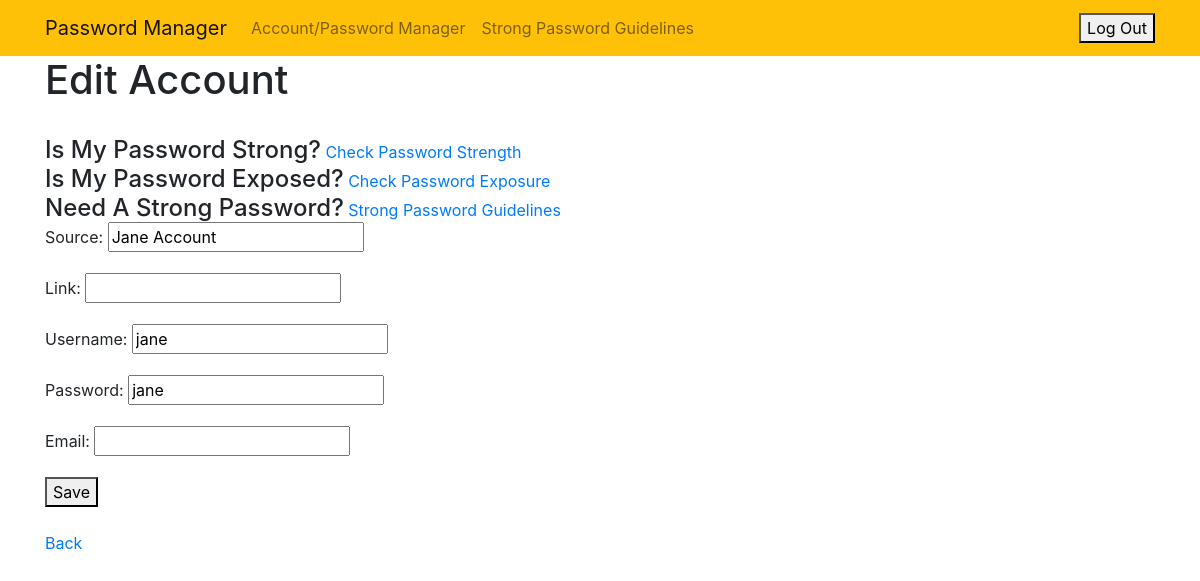
Page /editAccount/13/ (signed in) on the earlier database version.
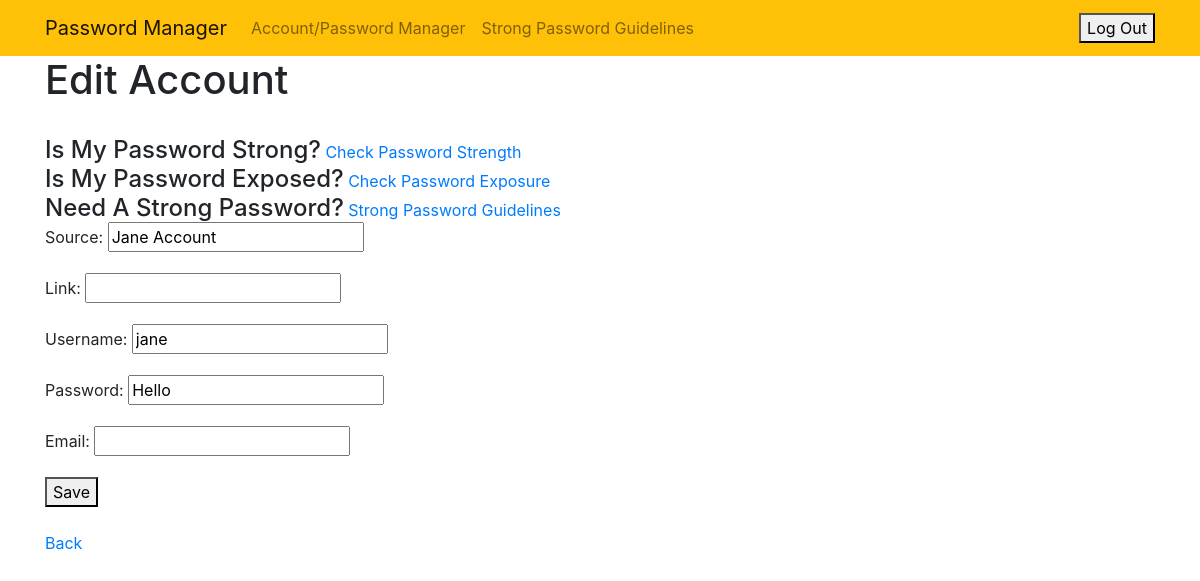
Same page on the later database version.
### manager/models.py (models this page shows, shortened)
class Account(models.Model):
    source = models.CharField(max_length=200)
    link = models.URLField(blank=True)
    username = models.CharField(max_length=100, blank=True)
    password = models.CharField(max_length=100, blank=True)
    email = models.EmailField(blank=True)
    user = models.ForeignKey(User, on_delete=models.CASCADE)

### manager/views.py (the view)
# urls.py: path('editAccount/<int:account_pk>/', views.editAccount, name='editAccount'),
def editAccount(request, account_pk):
    account = get_object_or_404(Account, pk=account_pk, user=request.user)
    if request.method == "GET":
        form = AccountForm(instance=account)
        return render(request, 'manager/editAccount.html', {'account': account, 'form': form})
    else:
        form = AccountForm(request.POST, instance=account)
        form.save()
        return redirect('manager')

### manager/forms.py
class AccountForm(ModelForm):
    class Meta:
        model = Account
        fields = ['source', 'link', 'username', 'password', 'email']

### manager/templates/manager/editAccount.html (shortened to what this page needs)
<!DOCTYPE html>
<html lang="en">
<head>
</head>
{% extends 'manager/base.html' %}
{% block content %}
<body>
    <h1>Edit Account</h1>
    <br>
    <h4 style="display: inline;">Is My Password Strong?</h4>
    <a href="{% url 'passwordStrength' account.id %}">Check Password Strength</a>
    <br>
    <h4 style="display: inline;">Is My Password Exposed?</h4>
    <a href="{% url 'passwordExposure' account.id %}">Check Password Exposure</a>
    <br>
    <h4 style="display: inline;">Need A Strong Password?</h4>
    <a href="https://www.enzoic.com/strong-password/" target="_blank">Strong Password Guidelines</a>
    <br>
    <form method="POST">
        {{form.as_p}}
        <button type="submit">Save</button>
    </form>
    <br>
    <a href="{% url 'manager' %}">Back</a>
</body>
{% endblock %}

Differences in the rows shown:
changed Account "Jane Account": password "jane" → "Hello"
